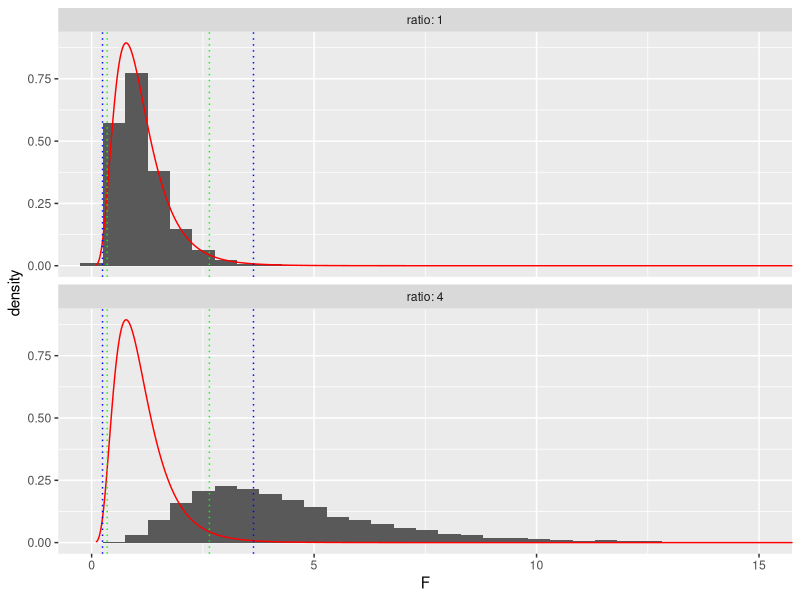

Write R code to recreate this figure.
### 正規母集団の分散の比に対する仮説検定
## 以下パラメータは適宜設定すること
set.seed(123) # 乱数の初期値の設定
mu1 <- 5
mu2 <- 8
sigma1 <- 4
sigma2 <- 2
m <- 15
n <- 20
## 帰無仮説が正しい場合
x <- rnorm(m, mean = mu1, sd = sigma1) 
y <- rnorm(n, mean = mu2, sd = sigma1) 
var.test(x, y)
## 帰無仮説が誤りの場合
x <- rnorm(m, mean = mu1, sd = sigma1) 
y <- rnorm(n, mean = mu2, sd = sigma2) 
var.test(x, y) 
## 実験を繰り返した場合の検定の棄却率の確認
mytest <- function(m, n, mu1, mu2, sigma1, sigma2){ 
  
  x <- rnorm(m, mean = mu1, sd = sigma1) 
  y <- rnorm(n, mean = mu2, sd = sigma2) 
  res <- var.test(x, y) 
  f.val <- res$statistic # 検定統計量の値
  p.val <- res$p.value # p値
  
  return(c(f.val, p.val))
}
MC <- 10000 # 実験回数
## 帰無仮説が正しい場合にMC回検定を実行
result <- replicate(MC, mytest(m, n, mu1, mu2, sigma1, sigma1)) 
f1 <- result[1, ] # 検定統計量の値
p1 <- result[2, ] # p値
mean(p1 < 0.05) # 有意水準5%で棄却された実験の割合
mean(p1 < 0.01) # 有意水準1%で棄却された実験の割合
## 帰無仮説が誤りの場合にMC回検定を実行
result <- replicate(MC, mytest(m, n, mu1, mu2, sigma1, sigma2)) 
f2 <- result[1, ] # 検定統計量の値
p2 <- result[2, ] # p値
mean(p2 < 0.05) # 有意水準5%で棄却された実験の割合
mean(p2 < 0.01) # 有意水準1%で棄却された実験の割合
## 検定統計量のヒストグラム
library(ggplot2)
dat <- data.frame(F = c(f1, f2), # 検定統計量
                  ratio = c(rep(1, MC), 
                            rep(sigma1^2/sigma2^2, MC))) # 対応する分散の比
ggplot(dat) +
  geom_histogram(aes(F, after_stat(density)), bins = 50) +
  # x軸の範囲を0<=x<=15にズーム
  coord_cartesian(xlim = c(0, 15)) +
  ## 分散の比ごとに分けて描画
  facet_wrap(~ ratio, nrow = 2,
             labeller = labeller(ratio = label_both)) +
  ## 帰無分布の密度関数の上書き
  stat_function(fun = \(x) df(x, m - 1, n - 1), color = "red",
                n = 1001) +
  ## 棄却域の可視化(有意水準5%)
  geom_vline(aes(xintercept = qf(0.975, m - 1, n - 1)),
             color = "green", lty = "dotted") +
  geom_vline(aes(xintercept = qf(0.025, m - 1, n - 1)),
             color = "green", lty = "dotted") +
  ## 棄却域の可視化(有意水準1%)
  geom_vline(aes(xintercept = qf(0.995, m - 1, n - 1)),
             color = "blue", lty = "dotted") +
  geom_vline(aes(xintercept = qf(0.005, m - 1, n - 1)),
             color = "blue", lty = "dotted")
